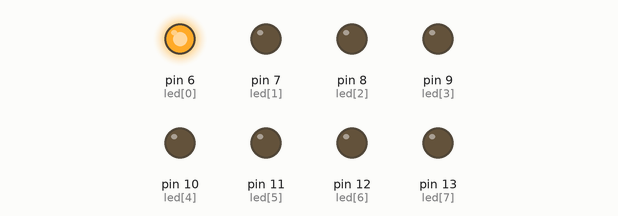
Simulated run of this sketch. Board: Arduino Uno, built with avr-gcc and run on an emulated ATmega328P. Shown: output pins drawn as LEDs (lit = HIGH).

Above: at 0.3 s.
At 1.5 s:
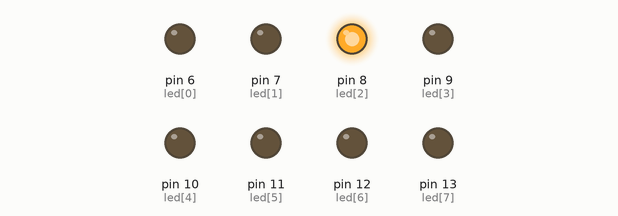
At 2.7 s:
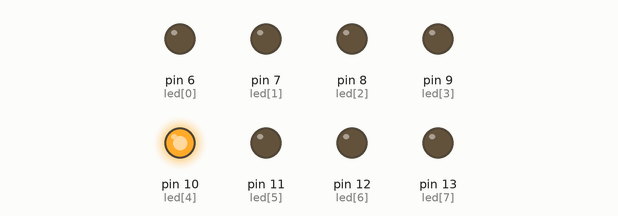
At 6.3 s:
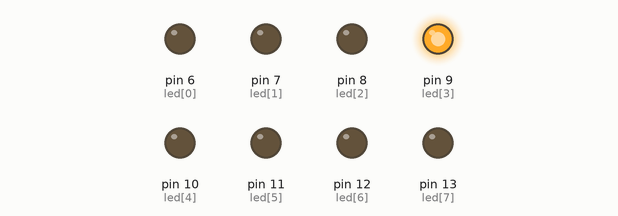
At 8.7 s:
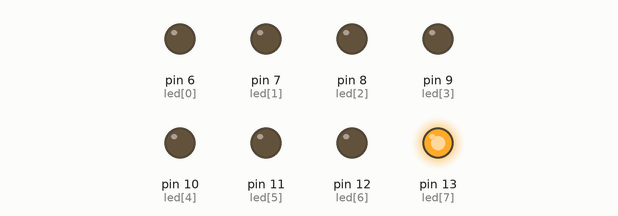
At 11.7 s:
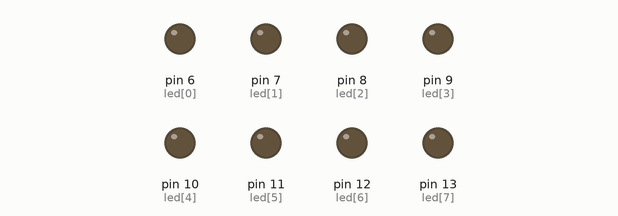
Timing chart, 0 to 12.5 s (numbered marks = the images above):
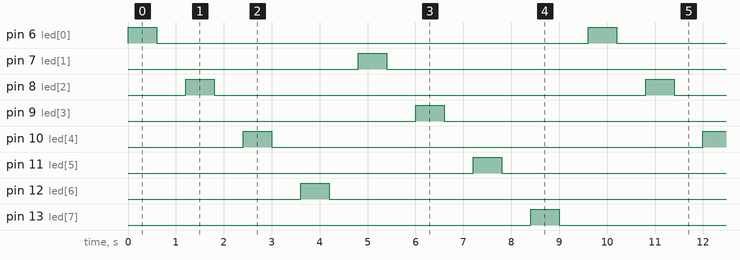

Measured:
- by itself, pin 6 (led[0]), pin 7 (led[1]), pin 8 (led[2]), pin 9 (led[3]), pin 10 (led[4]), pin 11 (led[5]), pin 12 (led[6]), pin 13 (led[7]): alternates HIGH for 0.60 s and LOW for 9.0 s
- by itself, everything shown: repeats every 9.6 s, in 16 steps

The sketch:

lab1.ino
```cpp
/**************************************************************
* Class:  ENGR-121- Fall 2020
* Name: Octavio Cruz Ortega
* Student ID: 918512808
* Project: Assignment 1 - LED glow alternation

**************************************************************/


int led[] = {6,7,8,9,10,11,12,13};
int i;
void setup() {
  // put your setup code here, to run once:
for(i=0;i<8;i++)
pinMode(led[i],OUTPUT);
}

void loop() {
  // put your main code here, to run repeatedly:

  digitalWrite(led[0],LOW);
  digitalWrite(led[0],HIGH);
  delay(600);
  digitalWrite(led[0],HIGH);
  digitalWrite(led[0],LOW);
  delay(600);

  digitalWrite(led[2],LOW);
  digitalWrite(led[2],HIGH);
  delay(600);
  digitalWrite(led[2],HIGH);
  digitalWrite(led[2],LOW);
  delay(600);

  digitalWrite(led[4],LOW);
  digitalWrite(led[4],HIGH);
  delay(600);
  digitalWrite(led[4],HIGH);
  digitalWrite(led[4],LOW);
  delay(600);

  digitalWrite(led[6],LOW);
  digitalWrite(led[6],HIGH);
  delay(600);
  digitalWrite(led[6],HIGH);
  digitalWrite(led[6],LOW);
  delay(600);

  for(i=0;i<8;i++)
  {
    digitalWrite(led[i],LOW);
    //delay(150);
    }

digitalWrite(led[1],LOW);
  digitalWrite(led[1],HIGH);
  delay(600);
  digitalWrite(led[1],HIGH);
  digitalWrite(led[1],LOW);
  delay(600);

  digitalWrite(led[3],LOW);
  digitalWrite(led[3],HIGH);
  delay(600);
  digitalWrite(led[3],HIGH);
  digitalWrite(led[3],LOW);
  delay(600);

  digitalWrite(led[5],LOW);
  digitalWrite(led[5],HIGH);
  delay(600);
  digitalWrite(led[5],HIGH);
  digitalWrite(led[5],LOW);
  delay(600);

  digitalWrite(led[7],LOW);
  digitalWrite(led[7],HIGH);
  delay(600);
  digitalWrite(led[7],HIGH);
  digitalWrite(led[7],LOW);
  delay(600);

  for(i=0;i<8;i++)
    {
      digitalWrite(led[i],LOW);
      //delay(1500);
      }
}

/*for(i=8;i>=0; i--)
{
  digitalWrite(led[i],HIGH);
  delay(650);
  digitalWrite(led[i],LOW);
  }*/
```
